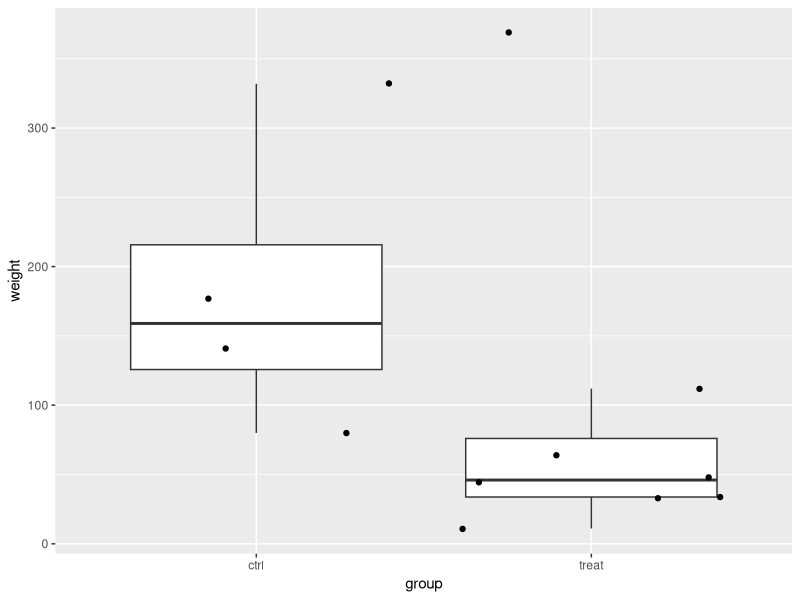
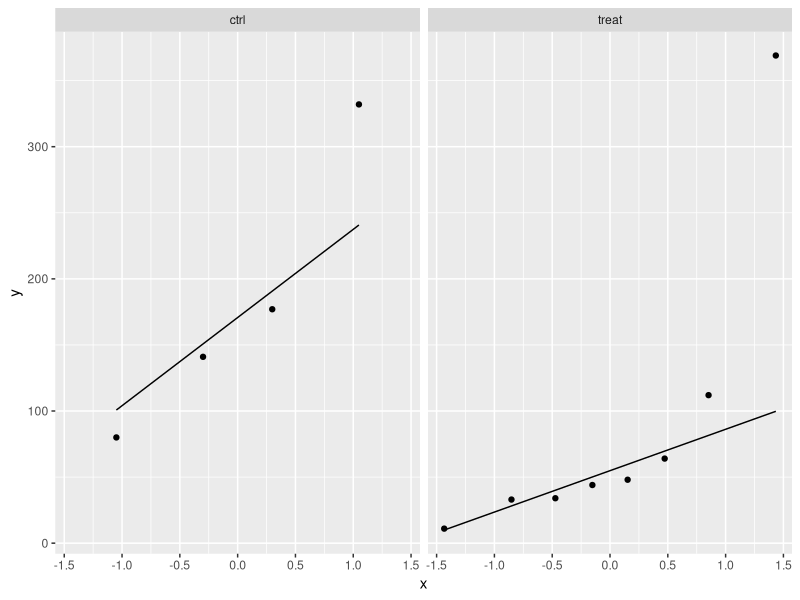

Source code (R) for these figures, in order:
## ---- chunk 1
library(tidyverse)
## ---- chunk 2
rodents <- data.frame(weight = c(11,33,48,34,112,369,64,44,177,80,141,332),
                      group = as.factor(c(rep("treat",8), rep("ctrl",4))))
rodents
## ---- chunk 3
rodents %>%
  ggplot(aes(x=group,y=weight)) +
  geom_boxplot(outlier.shape = NA) +
  geom_jitter()

rodents %>%
  ggplot(aes(sample = weight)) +
  geom_qq() +
  geom_qq_line() +
  facet_wrap(~ group)
## ---- chunk 4
lm1 <- lm(weight ~ group, rodents)
summary(lm1)
## ---- chunk 5
simFast <- function(form, data, betas, sd, contrasts, alpha = .05, nSim = 10000)
{
    ySim <- rnorm(nrow(data)*nSim,sd=sd)
    dim(ySim) <-c(nrow(data),nSim)
    design <- model.matrix(form, data)
    ySim <- ySim + c(design %*%betas)
    ySim <- t(ySim)

    ### Fitting
    fitAll <- limma::lmFit(ySim,design)

    ### Inference
    varUnscaled <- c(t(contrasts)%*%fitAll$cov.coefficients%*%contrasts)
    contrasts <- fitAll$coefficients %*%contrasts
    seContrasts <- varUnscaled^.5*fitAll$sigma
    tstats <- contrasts/seContrasts
    pvals <- pt(abs(tstats),fitAll$df.residual,lower.tail = FALSE)*2
    return(mean(pvals < alpha))
}
## ---- chunk 6

## ---- chunk 7
